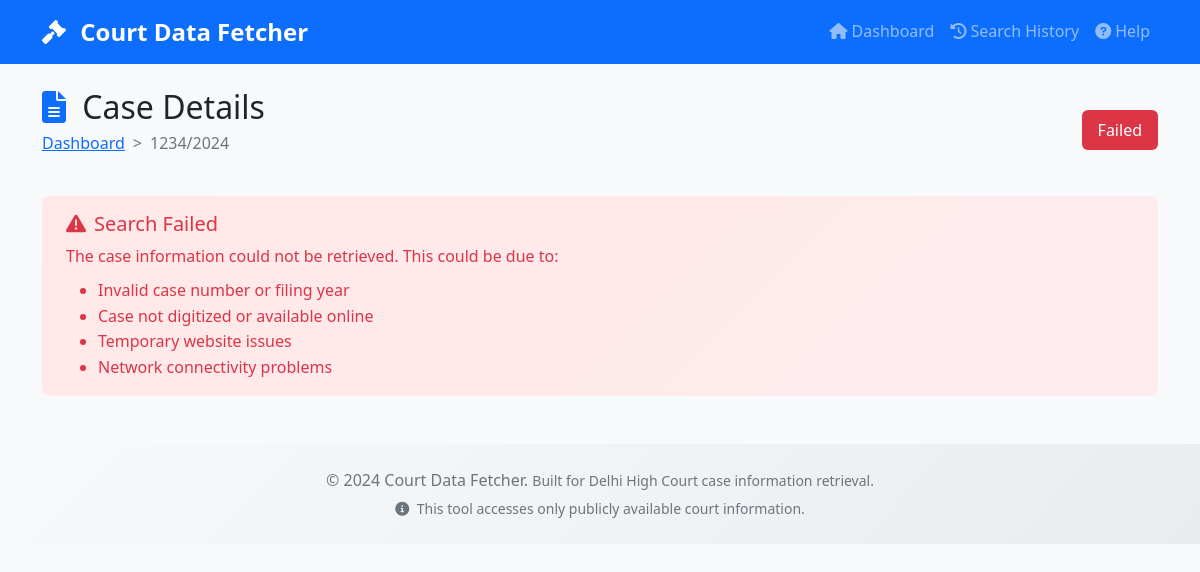
Page /case/5 on the committed database.
### models.py (models this page shows, shortened)
class Case(db.Model):
    __tablename__ = 'cases'
    id = db.Column(db.Integer, primary_key=True)
    case_type = db.Column(db.String(100), nullable=False)
    case_number = db.Column(db.String(100), nullable=False)
    filing_year = db.Column(db.Integer, nullable=False)
    search_timestamp = db.Column(db.DateTime, default=datetime.utcnow)
    response_data = db.Column(db.Text)  # JSON string of scraped data
    status = db.Column(db.String(50), default='pending')  # pending, success, failed
    details = db.relationship('CaseDetail', backref='case', lazy=True, cascade='all, delete-orphan')
    orders = db.relationship('Order', backref='case', lazy=True, cascade='all, delete-orphan')

### app.py (the view)
@app.route('/case/<int:case_id>')
def case_detail(case_id):
    try:
        case = Case.query.get_or_404(case_id)
        case_detail = CaseDetail.query.filter_by(case_id=case_id).first()
        orders = Order.query.filter_by(case_id=case_id).all()
        response_data = {}
        if case.response_data:
            try:
                response_data = json.loads(case.response_data)
            except json.JSONDecodeError:
                logger.warning(f"Invalid JSON in response_data for case {case_id}")
        return render_template('case_detail.html',
                             case=case,
                             case_detail=case_detail,
                             orders=orders,
                             response_data=response_data)
    except Exception as e:
        logger.error(f"Error loading case detail: {str(e)}")
        flash('Error loading case details', 'error')
        return redirect(url_for('index'))

### templates/case_detail.html (shortened to what this page needs)
{% extends "base.html" %}
{% block content %}
<div class="d-flex justify-content-between align-items-center mb-4">
    <div>
        <h2 class="mb-1">
            <i class="fas fa-file-alt me-2 text-primary"></i>
            Case Details
        </h2>
        <nav aria-label="breadcrumb">
            <ol class="breadcrumb">
                <li class="breadcrumb-item"><a href="{{ url_for('index') }}">Dashboard</a></li>
                <li class="breadcrumb-item active">{{ case.case_number }}/{{ case.filing_year }}</li>
            </ol>
        </nav>
    </div>
    <div>
        <span class="badge bg-{{ 'success' if case.status == 'success' else 'danger' if case.status == 'failed' else 'warning' }} fs-6">
            {{ case.status.title() }}
        </span>
    </div>
</div>
{% if case.status == 'failed' %}
<div class="alert alert-danger">
    <h5><i class="fas fa-exclamation-triangle me-2"></i>Search Failed</h5>
    <p class="mb-0">
        The case information could not be retrieved. This could be due to:
    </p>
    <ul class="mt-2 mb-0">
        <li>Invalid case number or filing year</li>
        <li>Case not digitized or available online</li>
        <li>Temporary website issues</li>
        <li>Network connectivity problems</li>
    </ul>
</div>
{% endif %}
{% endblock %}

### static/css/style.css (style rules this page uses)
:root { --primary-color: #0d6efd; --success-color: #198754; --warning-color: #ffc107; --danger-color: #dc3545; --info-color: #0dcaf0; --light-color: #f8f9fa; --dark-color: #212529; }
body { font-family: 'Segoe UI', Tahoma, Geneva, Verdana, sans-serif; background-color: #f8f9fa; line-height: 1.6; }
.badge { font-size: 0.85rem; padding: 0.5rem 0.75rem; border-radius: 6px; font-weight: 500; }
.badge.fs-6 { font-size: 1rem !important; padding: 0.75rem 1rem; }
.alert { border-radius: 8px; border: none; padding: 1rem 1.5rem; margin-bottom: 1.5rem; }
.alert-danger { background: linear-gradient(135deg, #ffe8e8, #ffebee); color: var(--danger-color); }
.breadcrumb { background: transparent; padding: 0; margin-bottom: 1rem; }
.breadcrumb-item + .breadcrumb-item::before { content: ">"; color: #6c757d; }

### rows in the picture
Case: case_number "1234", filing_year "2024", status "Failed"
